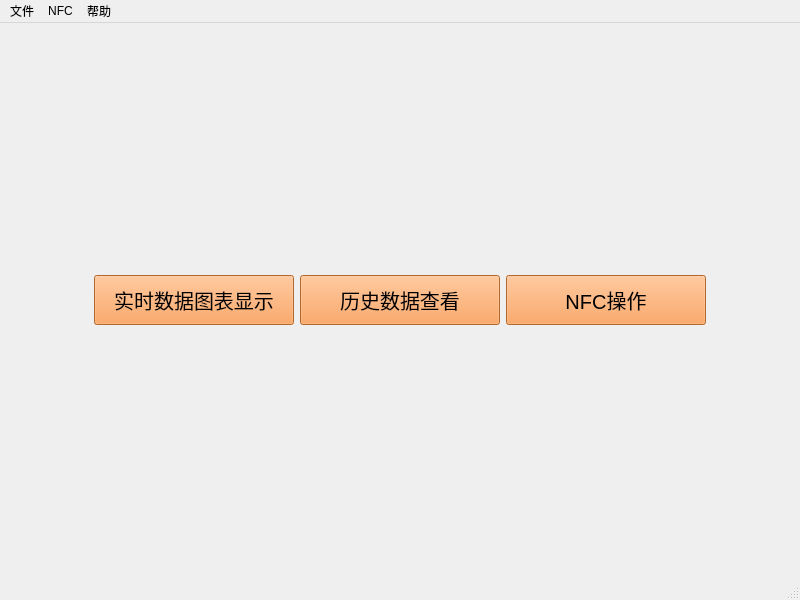
<?xml version="1.0" encoding="UTF-8"?>
<ui version="4.0">
 <class>MainWindow</class>
 <widget class="QMainWindow" name="MainWindow">
  <property name="geometry">
   <rect>
    <x>0</x>
    <y>0</y>
    <width>800</width>
    <height>600</height>
   </rect>
  </property>
  <property name="windowTitle">
   <string>MainWindow</string>
  </property>
  <widget class="QWidget" name="centralwidget">
   <layout class="QHBoxLayout" name="horizontalLayout">
    <item>
     <widget class="QStackedWidget" name="stackedWidget">
      <property name="currentIndex">
       <number>0</number>
      </property>
      <widget class="QWidget" name="page">
       <layout class="QHBoxLayout" name="horizontalLayout_3">
        <item>
         <layout class="QHBoxLayout" name="horizontalLayout_2">
          <item>
           <widget class="QToolButton" name="toolButton_chart">
            <property name="minimumSize">
             <size>
              <width>200</width>
              <height>50</height>
             </size>
            </property>
            <property name="maximumSize">
             <size>
              <width>200</width>
              <height>16777215</height>
             </size>
            </property>
            <property name="styleSheet">
             <string notr="true">background:#f9923f;
font:20px;</string>
            </property>
            <property name="text">
             <string>实时数据图表显示</string>
            </property>
           </widget>
          </item>
          <item>
           <widget class="QPushButton" name="pushButton_history">
            <property name="minimumSize">
             <size>
              <width>200</width>
              <height>50</height>
             </size>
            </property>
            <property name="maximumSize">
             <size>
              <width>200</width>
              <height>50</height>
             </size>
            </property>
            <property name="styleSheet">
             <string notr="true">background:#f9923f;
font:20px;</string>
            </property>
            <property name="text">
             <string>历史数据查看</string>
            </property>
           </widget>
          </item>
          <item>
           <widget class="QToolButton" name="toolButton_nfc">
            <property name="minimumSize">
             <size>
              <width>200</width>
              <height>50</height>
             </size>
            </property>
            <property name="maximumSize">
             <size>
              <width>200</width>
              <height>50</height>
             </size>
            </property>
            <property name="sizeIncrement">
             <size>
              <width>2</width>
              <height>0</height>
             </size>
            </property>
            <property name="styleSheet">
             <string notr="true">background:#f9923f;
font:20px;</string>
            </property>
            <property name="text">
             <string>NFC操作</string>
            </property>
           </widget>
          </item>
         </layout>
        </item>
       </layout>
      </widget>
      <widget class="QWidget" name="page_2"/>
     </widget>
    </item>
   </layout>
  </widget>
  <widget class="QMenuBar" name="menubar">
   <property name="geometry">
    <rect>
     <x>0</x>
     <y>0</y>
     <width>800</width>
     <height>26</height>
    </rect>
   </property>
   <widget class="QMenu" name="menu">
    <property name="title">
     <string>文件</string>
    </property>
    <addaction name="action_import"/>
    <addaction name="action_import_2"/>
    <addaction name="action_exit"/>
   </widget>
   <widget class="QMenu" name="menuNFC">
    <property name="title">
     <string>NFC</string>
    </property>
    <addaction name="action_7"/>
    <addaction name="action_6"/>
    <addaction name="action_8"/>
   </widget>
   <widget class="QMenu" name="menu_2">
    <property name="title">
     <string>帮助</string>
    </property>
    <addaction name="action_about"/>
    <addaction name="action_Qt"/>
   </widget>
   <addaction name="menu"/>
   <addaction name="menuNFC"/>
   <addaction name="menu_2"/>
  </widget>
  <widget class="QStatusBar" name="statusbar"/>
  <action name="action_import">
   <property name="icon">
    <iconset resource="resource.qrc">
     <normaloff>:/resource/export.png</normaloff>:/resource/export.png</iconset>
   </property>
   <property name="text">
    <string>导出数据</string>
   </property>
  </action>
  <action name="action_import_2">
   <property name="icon">
    <iconset resource="resource.qrc">
     <normaloff>:/resource/import.png</normaloff>:/resource/import.png</iconset>
   </property>
   <property name="text">
    <string>导入数据</string>
   </property>
  </action>
  <action name="action_exit">
   <property name="icon">
    <iconset resource="resource.qrc">
     <normaloff>:/resource/exit.png</normaloff>:/resource/exit.png</iconset>
   </property>
   <property name="text">
    <string>退出(&amp;F)</string>
   </property>
  </action>
  <action name="action_6">
   <property name="icon">
    <iconset resource="resource.qrc">
     <normaloff>:/resource/disconnect.png</normaloff>:/resource/disconnect.png</iconset>
   </property>
   <property name="text">
    <string>断开连接</string>
   </property>
  </action>
  <action name="action_7">
   <property name="icon">
    <iconset resource="resource.qrc">
     <normaloff>:/resource/connect.png</normaloff>:/resource/connect.png</iconset>
   </property>
   <property name="text">
    <string>连接</string>
   </property>
  </action>
  <action name="action_8">
   <property name="icon">
    <iconset resource="resource.qrc">
     <normaloff>:/resource/readdata.png</normaloff>:/resource/readdata.png</iconset>
   </property>
   <property name="text">
    <string>读取数据</string>
   </property>
  </action>
  <action name="action_about">
   <property name="icon">
    <iconset resource="resource.qrc">
     <normaloff>:/resource/about.png</normaloff>:/resource/about.png</iconset>
   </property>
   <property name="text">
    <string>关于</string>
   </property>
  </action>
  <action name="action_Qt">
   <property name="icon">
    <iconset resource="resource.qrc">
     <normaloff>:/resource/qt.png</normaloff>:/resource/qt.png</iconset>
   </property>
   <property name="text">
    <string>关于Qt</string>
   </property>
  </action>
 </widget>
 <resources>
  <include location="resource.qrc"/>
 </resources>
 <connections/>
</ui>
